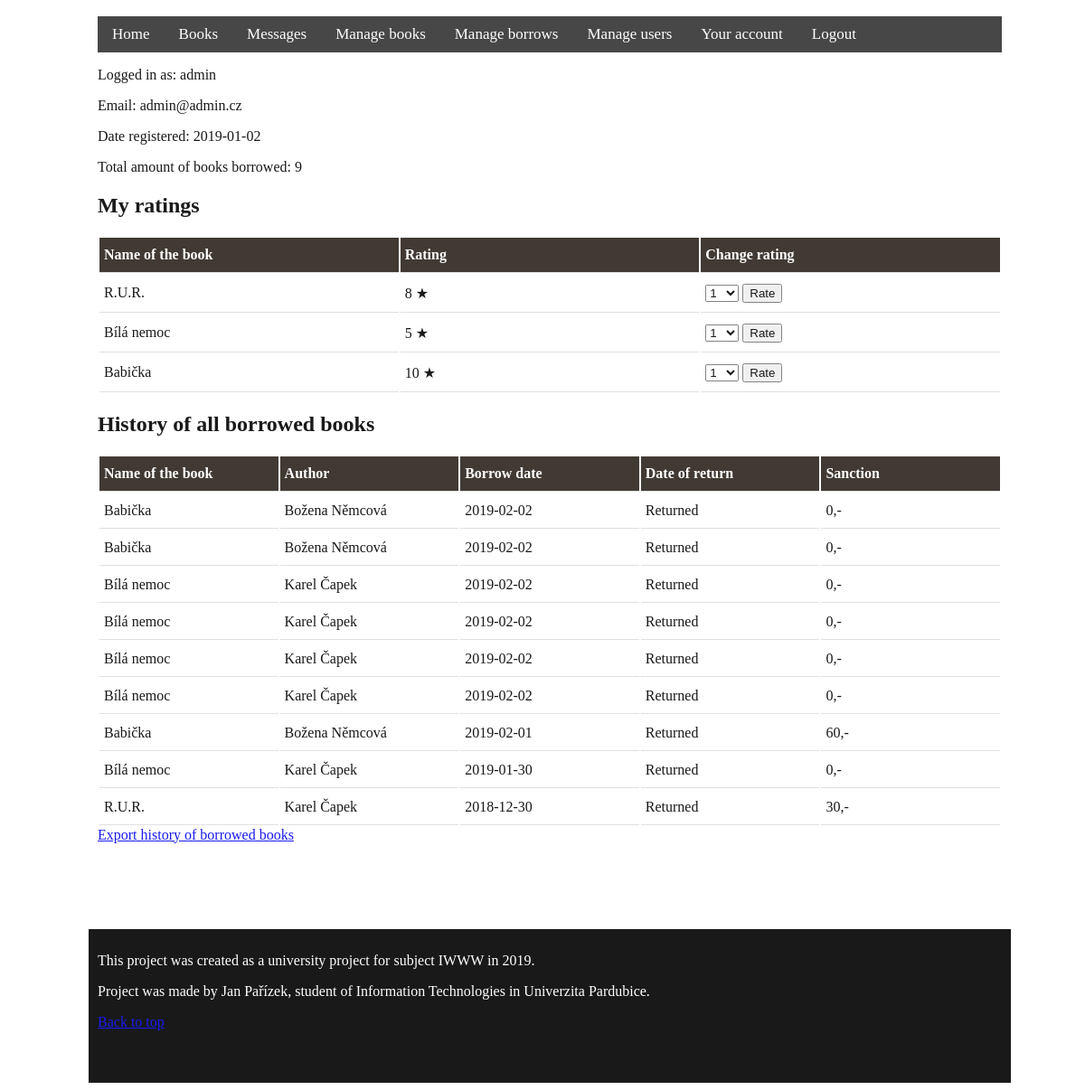
The app's page /term-work/code/index.php?page=my_account (signed in) with its own data.
### tables this page shows
CREATE TABLE IF NOT EXISTS `uzivatele` (
  `id` int(11) NOT NULL,
  `role` varchar(20) NOT NULL,
  `username` varchar(30) NOT NULL,
  `email` varchar(50) NOT NULL,
  `password` varchar(32) NOT NULL,
  `datumRegistrace` date NOT NULL
);

CREATE TABLE IF NOT EXISTS `recenze` (
  `id` int(11) NOT NULL,
  `hodnoceni` int(2) NOT NULL,
  `text` varchar(500) DEFAULT NULL,
  `uzivatel_id` int(11) NOT NULL,
  `kniha_id` int(11) NOT NULL
);

CREATE TABLE IF NOT EXISTS `knihy` (
  `id` int(11) NOT NULL,
  `autor_id` int(11) NOT NULL,
  `nazev` varchar(40) NOT NULL,
  `zanr` varchar(30) NOT NULL,
  `popis` varchar(400) DEFAULT NULL,
  `skladem` int(11) NOT NULL,
  `pocetKs` int(11) NOT NULL,
  `rokVydani` int(11) DEFAULT NULL,
  `disabled` int(11) NOT NULL
);

CREATE TABLE IF NOT EXISTS `pujcky` (
  `id` int(11) NOT NULL,
  `datumVypujceni` date NOT NULL,
  `datumVraceni` date DEFAULT NULL,
  `prodlouzeno` int(11) NOT NULL,
  `vraceno` int(11) NOT NULL,
  `sankce` int(11) NOT NULL,
  `kniha_id` int(11) NOT NULL,
  `uzivatel_id` int(11) NOT NULL
);

CREATE TABLE IF NOT EXISTS `autori` (
  `id` int(11) NOT NULL,
  `jmeno` varchar(40) NOT NULL,
  `prijmeni` varchar(40) NOT NULL
);

### term-work/code/data/functions.php (called while the page is built, shortened)
<?php
function getAmountBorrows($id) {
    $servername = "sql2.webzdarma.cz";
    $username = "st52545webzd2482";
    $password = "Databaze1";
    $dbname = "st52545webzd2482";
    $conn = new mysqli($servername, $username, $password, $dbname);
    $sql = "SELECT COUNT(*) as c FROM pujcky where uzivatel_id = " . $id;
    $result = $conn->query($sql);
    $row = $result->fetch_assoc();
    $booksAmount = $row["c"];
    return $booksAmount;
}
?>

### term-work/code/pages/my_account.php (the view, shortened to what this page needs)
<div class="accinfo">
    <?php
    include_once './data/functions.php';
    $servername = "sql2.webzdarma.cz";
    $username = "st52545webzd2482";
    $password = "Databaze1";
    $dbname = 'st52545webzd2482';
    $conn = new mysqli($servername, $username, $password, $dbname);
    $sql = "SELECT id, username, email, datumRegistrace FROM uzivatele where id = " . $_SESSION["id"];
    $result = $conn->query($sql);
    $row = $result->fetch_assoc();
    $username = $row["username"];
    $email = $row["email"];
    $date = $row["datumRegistrace"];
    $booksBorrowed = getAmountBorrows($_SESSION["id"]);
    echo '<p>Logged in as: ' . $username . '</p>';
    echo '<p>Email: ' . $email . '</p>';
    echo '<p>Date registered: ' . $date . '</p>';
    echo '<p>Total amount of books borrowed: ' . $booksBorrowed . '</p>';
    ?>
</div>
            <?php
$sql6 = "SELECT * FROM recenze WHERE uzivatel_id=". $_SESSION["id"];
$result6 = $conn->query($sql6);
if ($result6->num_rows > 0) {
    echo "<h2 class='noprint'>My ratings</h2>";
    echo "<table class='noprint'><tr><th>Name of the book</th><th>Rating</th><th>Change rating</th></tr>";
    while ($row6 = $result6->fetch_assoc()) {
        $idbook = $row6["kniha_id"];
        $rating = $row6["hodnoceni"];
        $sql7 = "SELECT id, nazev as knihaNazev FROM knihy WHERE knihy.id = ". $idbook;
        $result7 = $conn->query($sql7);
        $row7 = $result7->fetch_assoc();
        $bookname = $row7["knihaNazev"];
        echo "<tr><td>".$bookname."</td><td>".$rating. " ★</td>";
        ?>
        <td>
            <form method="post" action="/pages/rateBook.php">
                <select name="rating">
                    <option value="1">1</option>
                </select>
                <input type="submit" value="Rate"></form></td></tr>
        <?php
    }
}
echo "</table>";
$sql7 = "SELECT * FROM pujcky WHERE uzivatel_id=". $_SESSION["id"] . " ORDER BY vraceno ASC, datumVypujceni DESC";
$result7 = $conn->query($sql7);
if ($result7->num_rows > 0) {
    echo "<h2>History of all borrowed books</h2>";
    echo "<table><tr><th>Name of the book</th><th>Author</th><th>Borrow date</th><th>Date of return</th><th>Sanction</th></tr>";
    while ($row7 = $result7->fetch_assoc()) {
        $idbook = $row7["kniha_id"];
        $dateborrow = $row7["datumVypujceni"];
        $datereturn = $row7["datumVraceni"];
        $returned = $row7["vraceno"];
        $sanction = $row7["sankce"];
            $sql8 = "SELECT knihy.id, autori.jmeno as autorJmeno, autori.prijmeni as autorPrijmeni, nazev as knihaNazev FROM knihy join autori on knihy.autor_id = autori.id WHERE knihy.id = " . $idbook;
            $result8 = $conn->query($sql8);
            $row8 = $result8->fetch_assoc();
            $authorname = $row8["autorJmeno"];
            $authorsurname = $row8["autorPrijmeni"];
            $bookname = $row8["knihaNazev"];
            if ($returned == 1) {
                $returnvalue = 'Returned';
            } else {
                $returnvalue = $datereturn;
            }
            echo "<tr><td>" . $bookname . "</td><td>" . $authorname . " " . $authorsurname . "</td><td>" . $dateborrow . "</td><td>" . $returnvalue . "</td><td>" . $sanction . ",-</td></tr>";
        }
    }
echo "</table>";
if (getAmountBorrows($_SESSION["id"]) != 0) {
    ?>
            <a class="noprint" href="?page=my_account&export=<?= $_SESSION["id"] ?>#download">Export history of borrowed books</a>
        <?php
}
?>

### term-work/code/styles/style.css (style rules this page uses)
body { background-image: url("https://i.imgur.com/VCgNexm.jpg"); width: 100%; background-attachment: fixed; background-repeat: no-repeat; background-size: cover; }
table { align-content: center; overflow-x:auto; width: 100%; }
th { background-color: #2d251f; color: white; text-align: center; }
th, td { border-bottom: 1px solid #ddd; position: relative; padding: 10px 5px; text-align: left; }
table { overflow-x:auto; table-layout: fixed; width: 100%; }

### records on screen
uzivatele: email "admin@admin.cz", datumRegistrace "2019-01-02"
recenze: kniha.nazev "R.U.R.", hodnoceni "8"
recenze: kniha.nazev "Bílá nemoc", hodnoceni "5"
recenze: kniha.nazev "Babička", hodnoceni "10"
pujcky: kniha.nazev "Babička", autori.jmeno "Božena", autori.prijmeni "Němcová", datumVypujceni "2019-02-02", vraceno "Returned", sankce "0"
pujcky: kniha.nazev "Babička", autori.jmeno "Božena", autori.prijmeni "Němcová", datumVypujceni "2019-02-02", vraceno "Returned", sankce "0"
pujcky: kniha.nazev "Bílá nemoc", autori.jmeno "Karel", autori.prijmeni "Čapek", datumVypujceni "2019-02-02", vraceno "Returned", sankce "0"
pujcky: kniha.nazev "Bílá nemoc", autori.jmeno "Karel", autori.prijmeni "Čapek", datumVypujceni "2019-02-02", vraceno "Returned", sankce "0"
pujcky: kniha.nazev "Bílá nemoc", autori.jmeno "Karel", autori.prijmeni "Čapek", datumVypujceni "2019-02-02", vraceno "Returned", sankce "0"
pujcky: kniha.nazev "Bílá nemoc", autori.jmeno "Karel", autori.prijmeni "Čapek", datumVypujceni "2019-02-02", vraceno "Returned", sankce "0"
pujcky: kniha.nazev "Babička", autori.jmeno "Božena", autori.prijmeni "Němcová", datumVypujceni "2019-02-01", vraceno "Returned", sankce "60"
pujcky: kniha.nazev "Bílá nemoc", autori.jmeno "Karel", autori.prijmeni "Čapek", datumVypujceni "2019-01-30", vraceno "Returned", sankce "0"
pujcky: kniha.nazev "R.U.R.", autori.jmeno "Karel", autori.prijmeni "Čapek", datumVypujceni "2018-12-30", vraceno "Returned", sankce "30"

### other values on screen
$username "admin"
$booksBorrowed "9"
